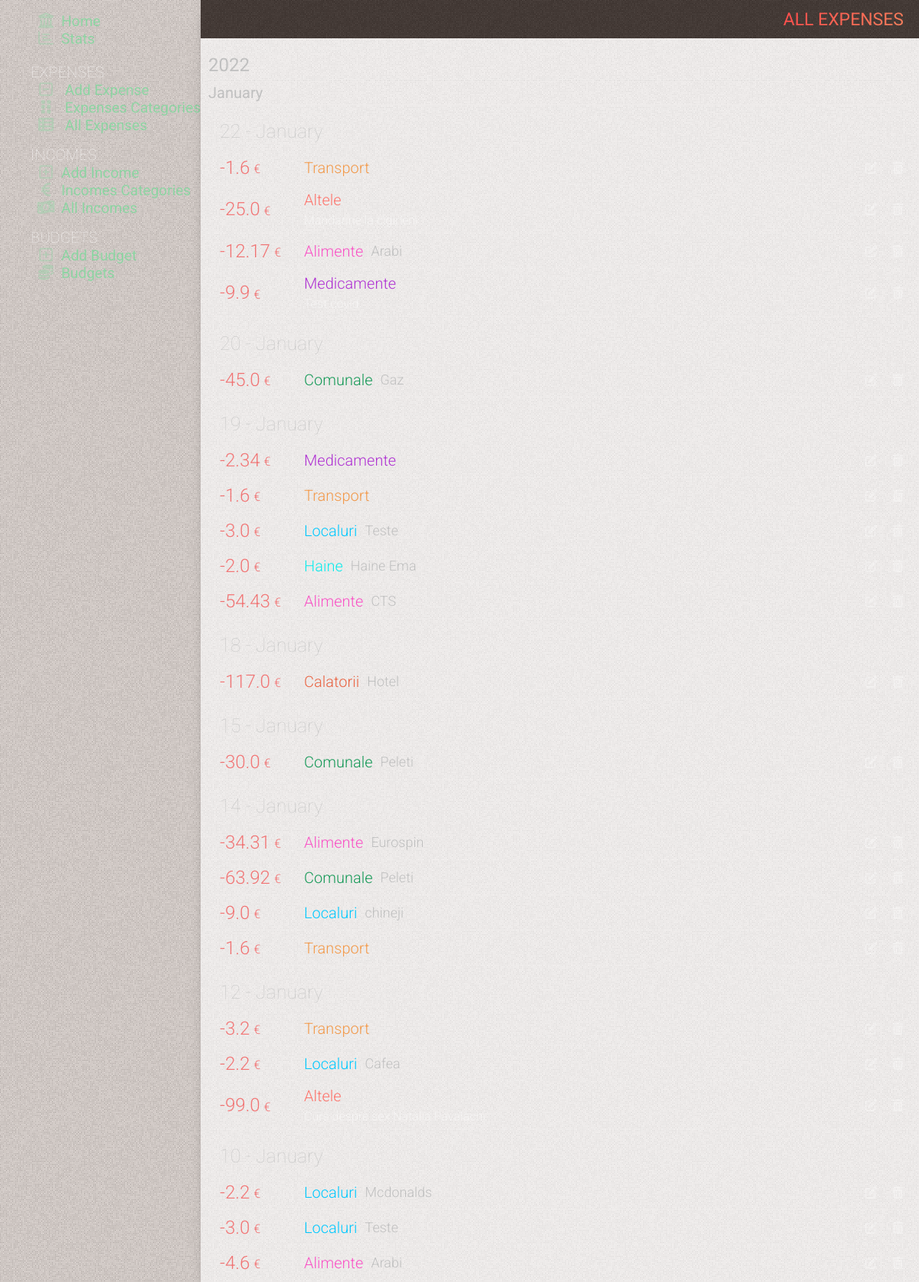
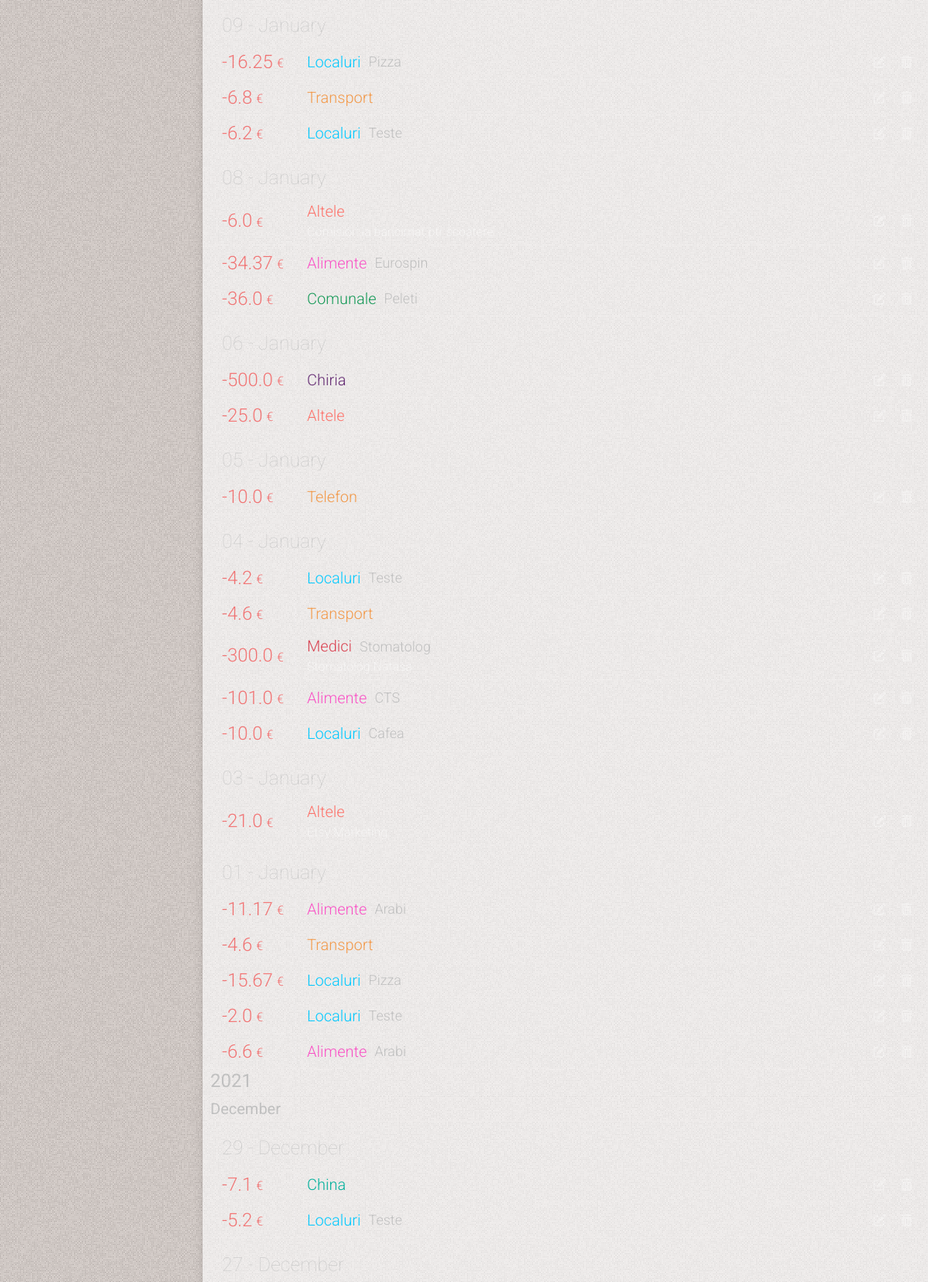
The app's page /all-expenses (upper part) with its own data (2 pictures, top to bottom).
### tables this page shows
CREATE TABLE expenses
(
    id          INTEGER PRIMARY KEY AUTOINCREMENT,
    date        TIMESTAMP NOT NULL DEFAULT CURRENT_TIMESTAMP,
    sum         REAL      NOT NULL,
    category    INTEGER   NOT NULL,
    subcategory INTEGER   NOT NULL,
    comment     TEXT

);

CREATE TABLE categories
(
    id    INTEGER PRIMARY KEY AUTOINCREMENT,
    name  TEXT NOT NULL,
    color TEXT,
    state TEXT DEFAULT false
);

CREATE TABLE subcategories
(
    id          INTEGER PRIMARY KEY AUTOINCREMENT,
    name        TEXT    NOT NULL,
    category_id INTEGER NOT NULL,
    state       TEXT DEFAULT false

);

### app.py (the view)
@app.route('/all-expenses')
def all_expenses():
    conn = get_db_connection()
    all_expenses = conn.execute(
        'SELECT sum, expenses.id as id, '
        'strftime("%d", date) as day, strftime("%m", date) as month, strftime("%Y", date) as year, '
        'categories.name as category, '
        'categories.color as color, '
        'subcategories.name as subcategory, '
        'comment '
        'FROM expenses '
        'LEFT JOIN categories on categories.id = expenses.category '
        'LEFT JOIN subcategories on subcategories.id = expenses.subcategory  '
        'ORDER BY date DESC').fetchall()
    conn.close()
    return render_template('all_expenses.html', title='All Expenses', gradient='text-gradient-red',
                           all_expenses=all_expenses)

### app.py (called while the page is built)
def get_db_connection():
    conn = sqlite3.connect('static/database.db')
    conn.row_factory = sqlite3.Row
    return conn

@app.template_filter('month_name')
def month_name(month_number):
    return calendar.month_name[month_number]

### templates/all_expenses.html (shortened to what this page needs)
{% extends 'base.html' %} {% block content %}
	<div class="page_title {{ gradient }}" >
		<span >{% block title %} {{ title }} {% endblock %}</span >
	</div >
	<div class="content" >
		{% if all_expenses|length == 0 %}
			<div class="no-results mt-50" >You have not added any expense yet. Click on (+) to add</div >
		{% else %}
			<div class="cards  relative" >
				{% for key, list in all_expenses|groupby('year')|sort(attribute='0', reverse=True) %}
					<div class="" >
						<div class="cards-year" >{{ key }} </div >
						{% for key2, list2 in list|groupby('month')|sort(attribute='0', reverse=True) %}
							<div class="" >
								<div class="cards-month" >{{ key2|int|month_name }}</div >
								{% for key3, list3 in list2|groupby('day')|sort(attribute='0', reverse=True) %}
									<div class=" subtitle2 mt-20 " >{{ key3 }} - {{ key2|int|month_name }} </div >
									{% for sum, id, day, month, year, category, color, subcategory, comment in list3 %}
										<div class="card flex items-center relative overflow-hidden flex-wrap " >
											<div class="flex items-center w-full" >
												<div class="card-info flex flex-1" >
													<div class="flex flex-1" >
														<span class="card-amount flex items-center" >  {{ sum }} <span >&euro;</span > </span >
														<div class="flex flex-col justify-center ml-15" >
															<div class="flex items-center" >
																<span class="{{ color }} card-category" >  {{ category }}  </span >
																{% if (subcategory != '') and (subcategory !=None) %}
																	<span class="card-subcategory ml-10" >  {{ subcategory }}  </span >
																{% endif %}
															</div >
															{% if (comment != '') and (comment !=None) %}
																<span class="block mt-5 card-comment" >  {{ comment }} </span >
															{% endif %}
														</div >
													</div >
													<div class="card-btns  flex items-center flex-shrink-0 ml-auto" >
														<a href="{{ id }}/edit" class="btn-ac" >
															<i class="fa-solid fa-pen-to-square" ></i >
														</a >
														<form action="{{ url_for('delete_income', id=id) }}" method="POST" >
															<button type="submit" class="btn-ac"
																			onclick="return confirm('Are you sure you want to delete this post?')" >
																<i class="fa-solid fa-trash-can" ></i >
															</button >
														</form >
													</div >
												</div >
											</div >
										</div >
									{% endfor %}
								{% endfor %}
							</div >
						{% endfor %}
					</div >
				{% endfor %}
			</div >
		{% endif %}
	</div >
{% endblock %}

### static/css/mmenu.css (style rules this page uses)
:root { --mm-line-height: 20px; --mm-listitem-size: 44px; --mm-navbar-size: 44px; --mm-offset-top: 0; --mm-offset-right: 0; --mm-offset-bottom: 0; --mm-offset-left: 0; --mm-color-border: rgba(0, 0, 0, 0.1); --mm-color-button: rgba(0, 0, 0, 0.3); --mm-color-text: rgba(0, 0, 0, 0.75); --mm-color-text-dimmed: rgba(0, 0, 0, 0.3); --mm-color-background: #f3f3f3; --mm-color-background-highlight: rgba(0, 0, 0, 0.05); --mm-color-background-emphasis: rgba(255, 255, 255, 0.4); --mm-shadow: 0 0 10px rgba(0, 0, 0, 0.3) }
:root { --mm-iconbar-size: 50px }
:root { --mm-iconpanel-size: 50px }
:root { --mm-sidebar-collapsed-size: 50px; --mm-sidebar-expanded-size: 440px }

### records on screen
expenses: sum "1.6", name "Transport"
expenses: sum "25.0", name "Altele", comment "Mandarine la cigirleni"
expenses: sum "12.17", name "Alimente", name "Arabi"
expenses: sum "9.9", name "Medicamente", comment "Test covid"
expenses: sum "45.0", name "Comunale", name "Gaz"
expenses: sum "2.34", name "Medicamente"
expenses: sum "1.6", name "Transport"
expenses: sum "3.0", name "Localuri", name "Teste"
expenses: sum "2.0", name "Haine", name "Haine Ema"
expenses: sum "54.43", name "Alimente", name "CTS"
expenses: sum "117.0", name "Calatorii", name "Hotel"
expenses: sum "30.0", name "Comunale", name "Peleti"
expenses: sum "34.31", name "Alimente", name "Eurospin"
expenses: sum "63.92", name "Comunale", name "Peleti"
expenses: sum "9.0", name "Localuri", name "chineji"
expenses: sum "1.6", name "Transport"
expenses: sum "3.2", name "Transport"
expenses: sum "2.2", name "Localuri", name "Cafea"
expenses: sum "99.0", name "Altele", comment "Curs despre sex Natalia Pavalachi"
expenses: sum "2.2", name "Localuri", name "Mcdonalds"
expenses: sum "3.0", name "Localuri", name "Teste"
expenses: sum "4.6", name "Alimente", name "Arabi"
expenses: sum "16.25", name "Localuri", name "Pizza"
expenses: sum "6.8", name "Transport"
expenses: sum "6.2", name "Localuri", name "Teste"
expenses: sum "6.0", name "Altele", comment "Comision la bancimat ptr scoatere"
expenses: sum "34.37", name "Alimente", name "Eurospin"
expenses: sum "36.0", name "Comunale", name "Peleti"
expenses: sum "500.0", name "Chiria"
expenses: sum "25.0", name "Altele"
expenses: sum "10.0", name "Telefon"
expenses: sum "4.2", name "Localuri", name "Teste"
expenses: sum "4.6", name "Transport"
expenses: sum "300.0", name "Medici", name "Stomatolog", comment "Stomatolog Natasa"
expenses: sum "101.0", name "Alimente", name "CTS"
expenses: sum "10.0", name "Localuri", name "Cafea"
expenses: sum "21.0", name "Altele", comment "Etsy Marketing"
expenses: sum "11.17", name "Alimente", name "Arabi"
expenses: sum "4.6", name "Transport"
expenses: sum "15.67", name "Localuri", name "Pizza"
expenses: sum "2.0", name "Localuri", name "Teste"
expenses: sum "6.6", name "Alimente", name "Arabi"
expenses: sum "7.1", name "China"
expenses: sum "5.2", name "Localuri", name "Teste"

### other values on screen
{{ title }} "ALL EXPENSES"
{{ key }} "2022" "2021"
{{ key2|int|month_name }} "January" "December"
{{ key3 }} "22" "20" "19" "18" "15" "14" "12" "10" "09" "08" "06" "05" "04" "03" "01" "29" "27"
{{ key2|int|month_name }} "January" "January" "January" "January" "January" "January" "January" "January" "January" "January" "January" "January" "January" "January" "January" "December" "December"
